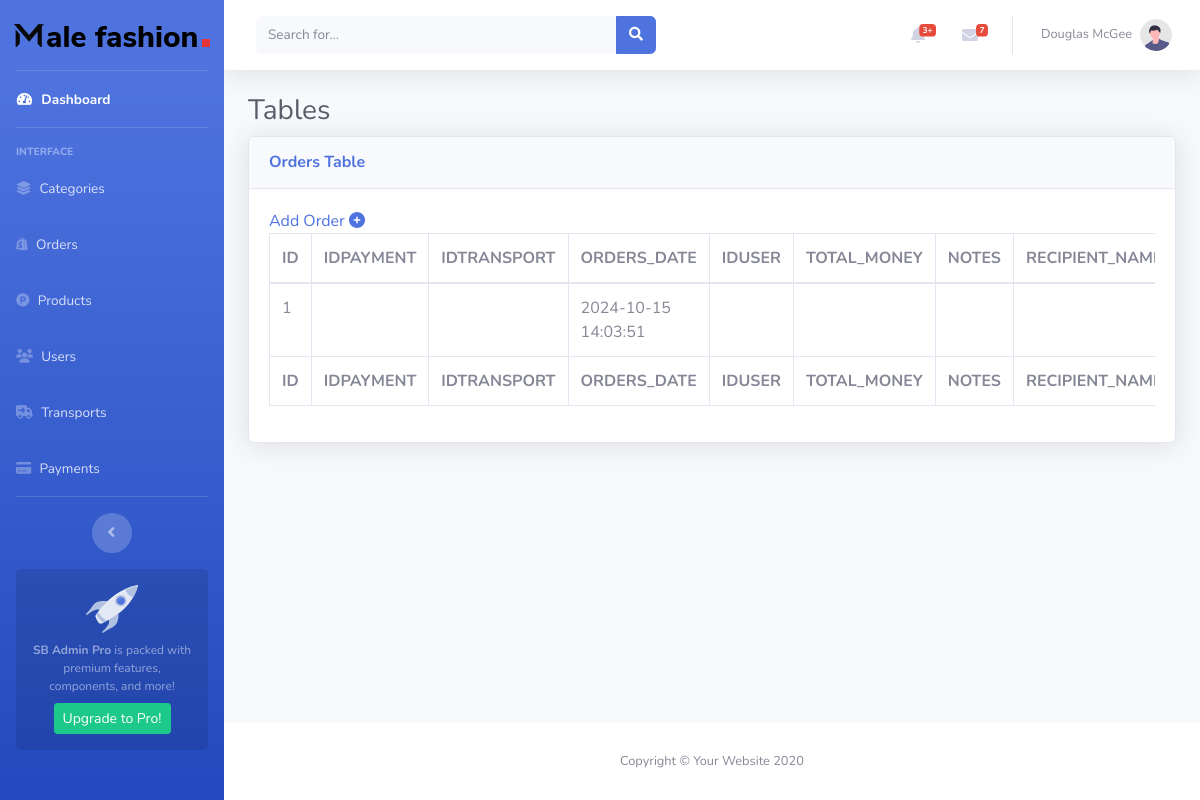
Page /admin-mau/Orders.php on the earlier database version.
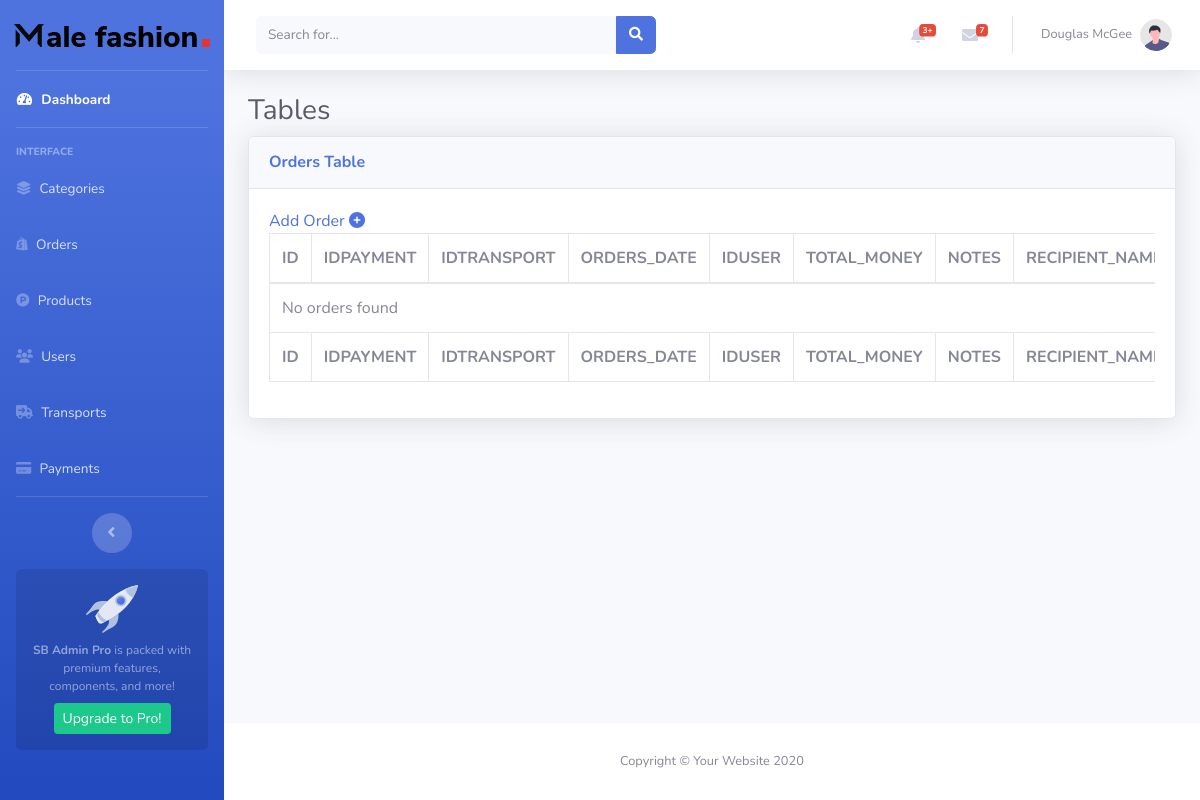
Same page on the later database version.
### tables this page shows
CREATE TABLE `orders` (
  `ID` int(11) NOT NULL,
  `IDPAYMENT` int(11) DEFAULT NULL,
  `IDTRANSPORT` int(11) DEFAULT NULL,
  `ORDERS_DATE` timestamp NULL DEFAULT NULL,
  `IDUSER` int(11) DEFAULT NULL,
  `TOTAL_MONEY` double DEFAULT NULL,
  `NOTES` text DEFAULT NULL,
  `RECIPIENT_NAME` varchar(250) DEFAULT NULL,
  `ADDRESS` varchar(500) DEFAULT NULL,
  `PHONE` varchar(50) DEFAULT NULL
);

### admin-mau/Orders.php (the view, shortened to what the changed rows need)
<?php
include('../db.php');
$sql = "SELECT ID, IDPAYMENT, IDTRANSPORT, ORDERS_DATE, IDUSER, TOTAL_MONEY, NOTES, RECIPIENT_NAME, ADDRESS, PHONE FROM orders";
$result = $conn->query($sql);
?>
<!DOCTYPE html>
<html lang="en">
<head>
    <link rel="stylesheet" href="https://cdnjs.cloudflare.com/ajax/libs/font-awesome/6.6.0/css/all.min.css"
 />
    <link href="vendor/fontawesome-free/css/all.min.css" rel="stylesheet" type="text/css">
    <link href="css/sb-admin-2.min.css" rel="stylesheet">
    <link href="vendor/datatables/dataTables.bootstrap4.min.css" rel="stylesheet">
</head>
<body id="page-top">
    <div id="wrapper">
        <div id="content-wrapper" class="d-flex flex-column">
            <div id="content">
                <div class="container-fluid">
                    <h1 class="h3 mb-2 text-gray-800">Tables</h1>
                    <div class="card shadow mb-4">
                        <div class="card-body">
                            <div class="table-responsive">
                                <table class="table table-bordered" id="dataTable" width="100%" cellspacing="0">
                                    <thead>
                                        <tr>
                                            <th>ID</th>
                                            <th>IDPAYMENT</th>
                                            <th>IDTRANSPORT</th>
                                            <th>ORDERS_DATE</th>
                                            <th>IDUSER</th>
                                            <th>TOTAL_MONEY</th>
                                            <th>NOTES</th>
                                            <th>RECIPIENT_NAME</th>
                                        </tr>
                                    </thead>
                                    <tfoot>
                                        <tr>
                                            <th>ID</th>
                                            <th>IDPAYMENT</th>
                                            <th>IDTRANSPORT</th>
                                            <th>ORDERS_DATE</th>
                                            <th>IDUSER</th>
                                            <th>TOTAL_MONEY</th>
                                            <th>NOTES</th>
                                            <th>RECIPIENT_NAME</th>
                                        </tr>
                                    </tfoot>
                                    <tbody>
                                        <?php
                                        if ($result->num_rows > 0) {
                                            while ($row = $result->fetch_assoc()) {
                                                echo "<tr>";
                                                echo "<td>{$row['ID']}</td>";
                                                echo "<td>{$row['IDPAYMENT']}</td>";
                                                echo "<td>{$row['IDTRANSPORT']}</td>";
                                                echo "<td>{$row['ORDERS_DATE']}</td>";
                                                echo "<td>{$row['IDUSER']}</td>";
                                                echo "<td>{$row['TOTAL_MONEY']}</td>";
                                                echo "<td>{$row['NOTES']}</td>";
                                                echo "<td>{$row['RECIPIENT_NAME']}</td>";
                                                echo "</tr>";
                                            }
                                        } else {
                                            echo "<tr><td colspan='10'>No orders found</td></tr>";
                                        }
                                        ?>
                                    </tbody>
                                </table>
                            </div>
                        </div>
                    </div>
                </div>
            </div>
        </div>
    </div>
</body>
</html>

Differences in the rows shown:
removed orders: ID "1", ORDERS_DATE "2024-10-15 14:03:51"
Other differences:
text now shown: "No orders found"
